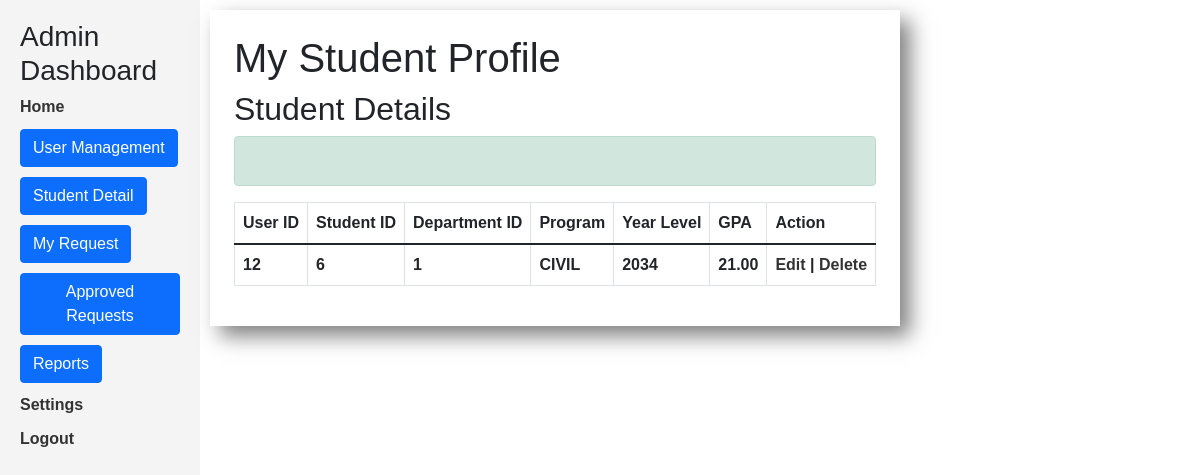
/pages/student_dashboard/my_student_info.php (signed in), run on the app's committed database.
### tables this page shows
CREATE TABLE `students_tbl` (
  `StudentID` int(11) NOT NULL,
  `UserID` int(11) NOT NULL,
  `DepartmentID` int(255) NOT NULL,
  `Program` varchar(100) DEFAULT NULL,
  `YearLevel` varchar(20) DEFAULT NULL,
  `GPA` decimal(4,2) DEFAULT NULL
);

### pages/student_dashboard/my_student_info.php (the view, shortened to what this page needs)
<?php
$user_id = $_SESSION['user_id'];
$student_sql = "SELECT * FROM students_tbl WHERE UserID = '$user_id'";
require 'index.php';
?>
<div class="content">
    <div class="container p-4" style="display:block; box-shadow: 10px 10px 20px 0px rgba(0, 0, 0, 0.5);">
        <h1>My Student Profile</h1>
        <div id="student_info">
            <h2>Student Details</h2>
			<div class="alert alert-success forms" role="alert">
                </div>
			<table class="table table-bordered" border='1'>
			<thead>
                <tr>
                    <th>User ID</th>
                    <th>Student ID</th>
                    <th>Department ID</th>
                    <th>Program</th>
                    <th>Year Level</th>
                    <th>GPA</th>
					<th>Action</th>
                </tr>
                <tr>
				<thead>
                    <tbody>
						<?php
                            $student_result = $conn->query($student_sql);
							if ($student_result->num_rows > 0) {
								while ($row = mysqli_fetch_assoc($student_result)) {
									echo "<tr>";
                                    echo "<td>" . $row["StudentID"] . "</td>";
									echo "<td>" . $row["UserID"] . "</td>";
									echo "<td>" . $row["DepartmentID"] . "</td>";
									echo "<td>" . $row["Program"] . "</td>";
									echo "<td>" . $row["YearLevel"] . "</td>";
									echo "<td>" . $row["GPA"] . "</td>";
									echo "<td><a href='my_student_info_update.php?id=" . $row["StudentID"] . "'>Edit</a> | <a href='delete_user.php?id=" . $row["UserID"] . "'>Delete</a></td>";
									echo "</tr>";
								}
							} else {
								echo "Student not found.";
							}
							?>
				</tbody>
            </table>
        </div>
    </div>
</div>

### pages/css/style.css (style rules this page uses)
* { padding: 0; margin: 0; box-sizing: border-box; }
body { min-height: 10vh; background-size: cover; background-repeat: no-repeat; background-position: center; font-family: 'Gill Sans', 'Gill Sans MT', Calibri, 'Trebuchet MS', sans-serif; font-weight: bold; }
a { text-decoration: none; color: #333; }
.content { display: block; height: 100vh; padding: 10px; }

### data on the page
students_tbl: StudentID "12", UserID "6", DepartmentID "1", Program "CIVIL", YearLevel "2034", GPA "21.00"
